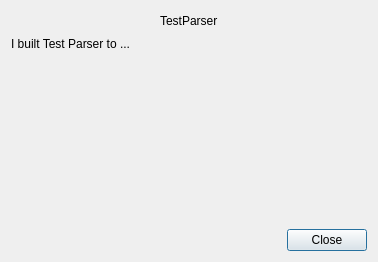
<?xml version="1.0" encoding="UTF-8"?>
<ui version="4.0">
 <class>AboutDialog</class>
 <widget class="QDialog" name="AboutDialog">
  <property name="geometry">
   <rect>
    <x>0</x>
    <y>0</y>
    <width>378</width>
    <height>262</height>
   </rect>
  </property>
  <property name="windowTitle">
   <string>About Test Parser</string>
  </property>
  <layout class="QVBoxLayout" name="verticalLayout">
   <item>
    <layout class="QHBoxLayout" name="horizontalLayout">
     <item>
      <spacer name="horizontalSpacer">
       <property name="orientation">
        <enum>Qt::Horizontal</enum>
       </property>
       <property name="sizeHint" stdset="0">
        <size>
         <width>40</width>
         <height>20</height>
        </size>
       </property>
      </spacer>
     </item>
     <item>
      <widget class="QLabel" name="label">
       <property name="text">
        <string>TestParser</string>
       </property>
      </widget>
     </item>
     <item>
      <spacer name="horizontalSpacer_2">
       <property name="orientation">
        <enum>Qt::Horizontal</enum>
       </property>
       <property name="sizeHint" stdset="0">
        <size>
         <width>40</width>
         <height>20</height>
        </size>
       </property>
      </spacer>
     </item>
    </layout>
   </item>
   <item>
    <widget class="QLabel" name="label_2">
     <property name="text">
      <string>I built Test Parser to ...</string>
     </property>
    </widget>
   </item>
   <item>
    <spacer name="verticalSpacer">
     <property name="orientation">
      <enum>Qt::Vertical</enum>
     </property>
     <property name="sizeHint" stdset="0">
      <size>
       <width>20</width>
       <height>40</height>
      </size>
     </property>
    </spacer>
   </item>
   <item>
    <widget class="QDialogButtonBox" name="buttonBox">
     <property name="orientation">
      <enum>Qt::Horizontal</enum>
     </property>
     <property name="standardButtons">
      <set>QDialogButtonBox::Close</set>
     </property>
    </widget>
   </item>
  </layout>
 </widget>
 <resources/>
 <connections>
  <connection>
   <sender>buttonBox</sender>
   <signal>accepted()</signal>
   <receiver>AboutDialog</receiver>
   <slot>accept()</slot>
   <hints>
    <hint type="sourcelabel">
     <x>339</x>
     <y>246</y>
    </hint>
    <hint type="destinationlabel">
     <x>157</x>
     <y>205</y>
    </hint>
   </hints>
  </connection>
 </connections>
</ui>
